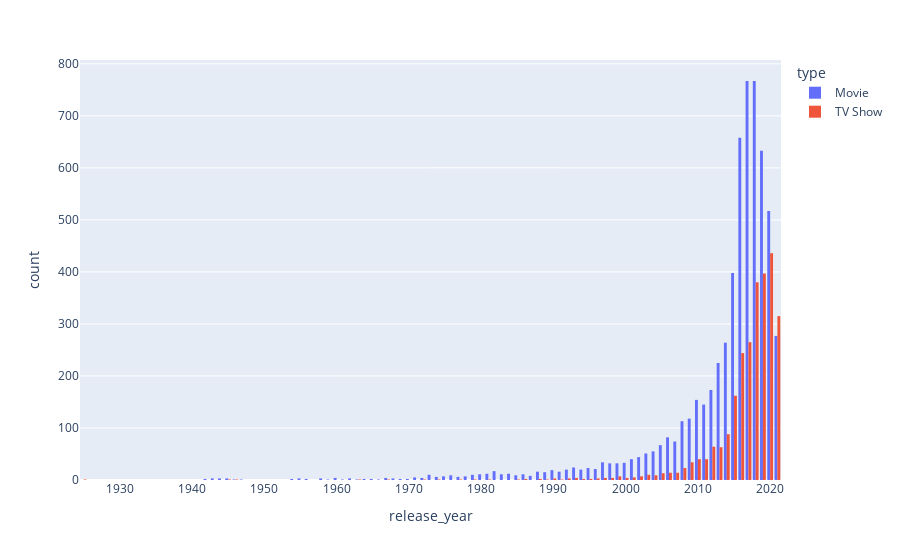

The code cell stored with this chart in its notebook:
### Markdown cell above
### How does the number of titles change over the years?

### Code cell
# plot with plotly
fig = px.histogram(df, x='release_year', color='type', barmode='group')
fig.show()

### Figure 1 — Plotly figure (JSON) as saved in the notebook; plotly's stock layout.template omitted (floating-point values rounded to 4 significant figures; data arrays with more than 128 entries replaced by an {"elided": "..."} marker saying what was removed)
{"data": [{"alignmentgroup": "True", "bingroup": "x", "hovertemplate": "type=Movie<br>release_year=%{x}<br>count=%{y}<extra></extra>", "legendgroup": "Movie", "marker": {"color": "#636efa", "pattern": {"shape": ""}}, "name": "Movie", "offsetgroup": "Movie", "orientation": "v", "showlegend": true, "type": "histogram", "x": {"elided": "6131 int values"}, "xaxis": "x", "yaxis": "y"}, {"alignmentgroup": "True", "bingroup": "x", "hovertemplate": "type=TV Show<br>release_year=%{x}<br>count=%{y}<extra></extra>", "legendgroup": "TV Show", "marker": {"color": "#EF553B", "pattern": {"shape": ""}}, "name": "TV Show", "offsetgroup": "TV Show", "orientation": "v", "showlegend": true, "type": "histogram", "x": {"elided": "2676 int values"}, "xaxis": "x", "yaxis": "y"}], "layout": {"barmode": "group", "legend": {"title": {"text": "type"}, "tracegroupgap": 0}, "margin": {"t": 60}, "xaxis": {"anchor": "y", "domain": [0, 1], "title": {"text": "release_year"}}, "yaxis": {"anchor": "x", "domain": [0, 1], "title": {"text": "count"}}}}
